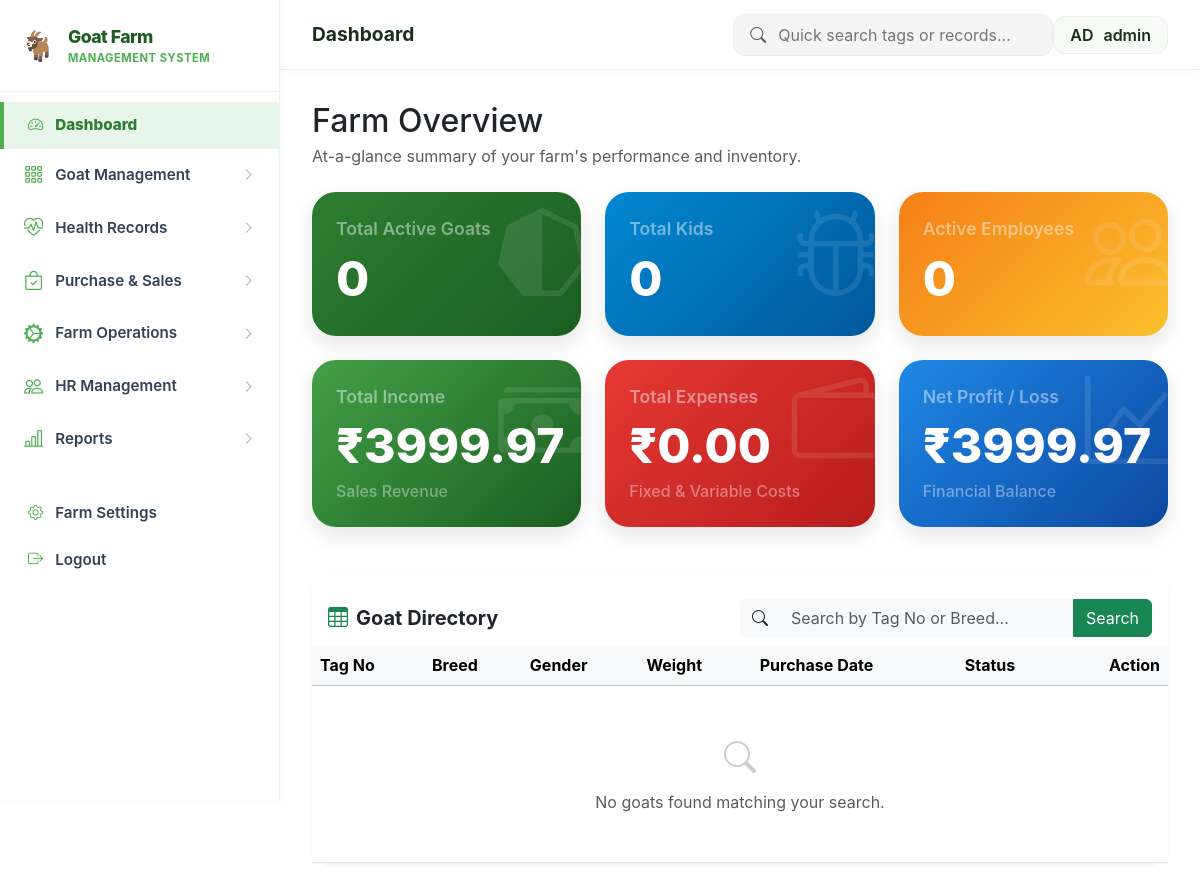
The page /dashboard (signed in) on the database as committed earlier.
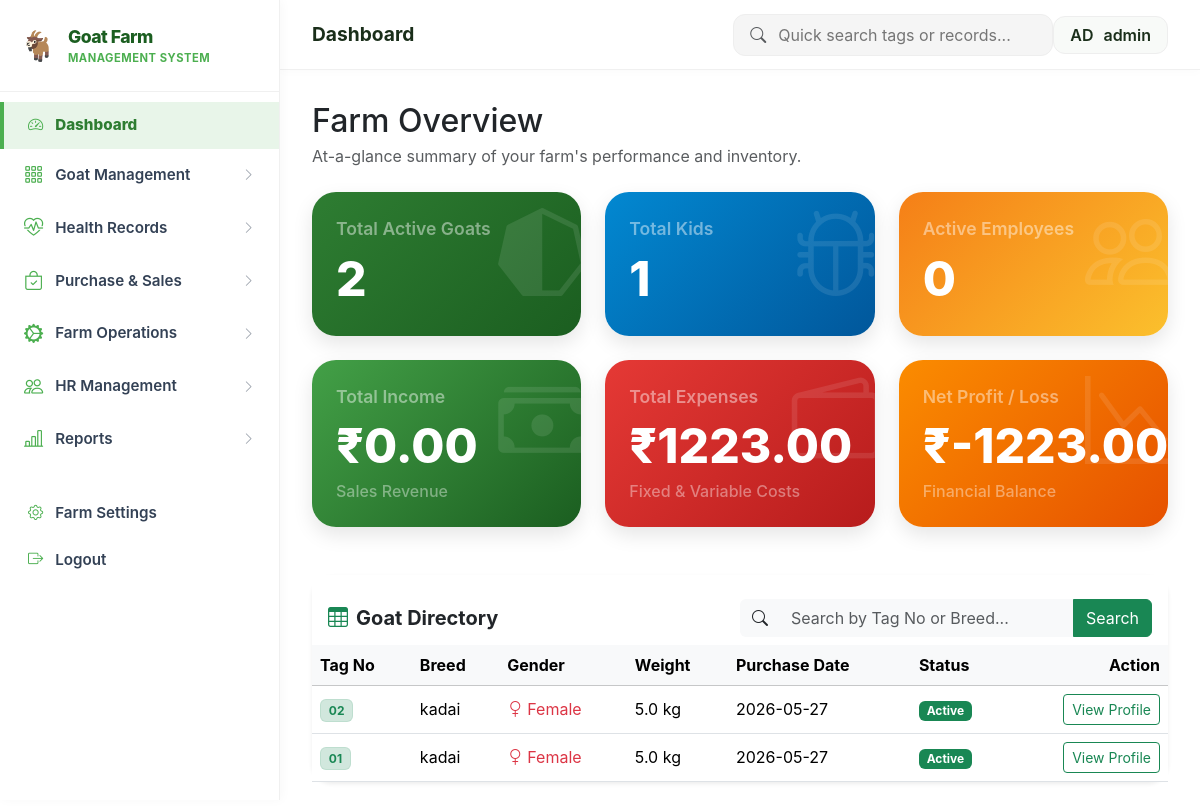
The same page on the database as committed later.
### tables this page shows
CREATE TABLE master_records (
                id INTEGER PRIMARY KEY AUTOINCREMENT,
                si_no TEXT, tag_no TEXT NOT NULL, breed TEXT, breed_percent TEXT,
                status TEXT, sold TEXT, expired TEXT, gender TEXT, purchase_date DATE,
                color TEXT, weight_kg REAL, purchase_amount REAL, insurance_date DATE,
                vaccination TEXT, vaccination_period TEXT, medicine TEXT, medicine_period TEXT,
                feed TEXT, feed_amount TEXT, mating_date DATE, mating_goat_no TEXT,
                goat_week_period TEXT, delivery_date DATE, new_goat_gender TEXT,
                new_goat_color TEXT, birth_weight REAL, selling_date DATE, selling_weight REAL,
                selling_price REAL, mortality_date DATE, mortality_weight REAL,
                mortality_reason TEXT, insurance_claim_amount REAL, insurance_inform_date DATE,
                insurance_claim_date DATE
            , kit_status TEXT DEFAULT 'No');

### Project_goatfarm.py (the view)
@app.route('/')
@app.route('/dashboard')
def dashboard():
    db = get_db()
    start_date = request.args.get('start_date', '')
    end_date = request.args.get('end_date', '')
    search_q = request.args.get('search', '')
    total_goats = db.execute("SELECT COUNT(*) FROM master_records WHERE status = 'Active'").fetchone()[0] or 0
    total_kids = db.execute("SELECT COUNT(*) FROM kid_records").fetchone()[0] or 0
    total_employees = db.execute("SELECT COUNT(*) FROM employees WHERE status = 'Active'").fetchone()[0] or 0
    income = db.execute("SELECT SUM(sold_price) FROM sales_records").fetchone()[0] or 0.0
    exp_goat = db.execute("SELECT SUM(price) FROM purchases").fetchone()[0] or 0.0
    exp_feed = db.execute("SELECT SUM(total_cost) FROM feed_inventory").fetchone()[0] or 0.0
    exp_med = db.execute("SELECT SUM(cost) FROM medicine_purchases").fetchone()[0] or 0.0
    exp_vac = db.execute("SELECT SUM(cost) FROM vaccine_purchases").fetchone()[0] or 0.0
    exp_salary = db.execute("SELECT SUM(net_salary) FROM salary_payments").fetchone()[0] or 0.0
    exp_maint = db.execute("SELECT SUM(service_cost) FROM equipment_services").fetchone()[0] or 0.0
    exp_gen = db.execute("SELECT SUM(amount) FROM expenses WHERE status='Approved'").fetchone()[0] or 0.0
    expense = exp_goat + exp_feed + exp_med + exp_vac + exp_salary + exp_maint + exp_gen
    profit = income - expense
    searched_goat = None
    if search_q:
        searched_goat = db.execute("SELECT * FROM master_records WHERE tag_no = ?", (search_q.strip(),)).fetchone()
        goats = db.execute("SELECT * FROM master_records WHERE tag_no LIKE ? OR breed LIKE ? ORDER BY purchase_date DESC",
                          (f"%{search_q}%", f"%{search_q}%")).fetchall()
    else:
        goats = db.execute("SELECT * FROM master_records ORDER BY id DESC LIMIT 10").fetchall()
    return render_template('dashboard.html',
        income=income, expense=expense, profit=profit,
        total_goats=total_goats, total_kids=total_kids, total_employees=total_employees,
        goats=goats, search_q=search_q, searched_goat=searched_goat)

### templates/dashboard.html (shortened to what this page needs)
{% extends 'layout.html' %}
{% block page_title %}Dashboard{% endblock %}
{% block content %}
<div class="page-header mb-4">
    <h2 class="fw-800 text-dark mb-1">Farm Overview</h2>
    <p class="text-muted mb-0">At-a-glance summary of your farm's performance and inventory.</p>
</div>
<div class="row g-4 mb-4">
    <div class="col-md-4">
        <div class="stat-card" style="background: linear-gradient(135deg, #2e7d32, #1b5e20);">
            <i class="bi bi-heptagon-half stat-icon text-white-50"></i>
            <div class="stat-label text-white-50">Total Active Goats</div>
            <div class="stat-value text-white">{{ total_goats }}</div>
        </div>
    </div>
    <div class="col-md-4">
        <div class="stat-card" style="background: linear-gradient(135deg, #0288d1, #01579b);">
            <i class="bi bi-bug stat-icon text-white-50"></i>
            <div class="stat-label text-white-50">Total Kids</div>
            <div class="stat-value text-white">{{ total_kids }}</div>
        </div>
    </div>
    <div class="col-md-4">
        <div class="stat-card" style="background: linear-gradient(135deg, #f57f17, #fbc02d);">
            <i class="bi bi-people stat-icon text-white-50"></i>
            <div class="stat-label text-white-50">Active Employees</div>
            <div class="stat-value text-white">{{ total_employees }}</div>
        </div>
    </div>
</div>
<div class="row g-4 mb-5">
    <div class="col-md-4">
        <div class="stat-card" style="background: linear-gradient(135deg, #43a047, #1b5e20);">
            <i class="bi bi-cash-stack stat-icon text-white-50"></i>
            <div class="stat-label text-white-50">Total Income</div>
            <div class="stat-value text-white">₹{{ "%.2f"|format(income) }}</div>
            <div class="stat-sub text-white-50">Sales Revenue</div>
        </div>
    </div>
    <div class="col-md-4">
        <div class="stat-card" style="background: linear-gradient(135deg, #e53935, #b71c1c);">
            <i class="bi bi-wallet2 stat-icon text-white-50"></i>
            <div class="stat-label text-white-50">Total Expenses</div>
            <div class="stat-value text-white">₹{{ "%.2f"|format(expense) }}</div>
            <div class="stat-sub text-white-50">Fixed & Variable Costs</div>
        </div>
    </div>
    <div class="col-md-4">
        <div class="stat-card" style="background: linear-gradient(135deg, {% if profit >= 0 %}#1e88e5, #0d47a1{% else %}#fb8c00, #e65100{% endif %});">
            <i class="bi bi-graph-{% if profit >= 0 %}up{% else %}down{% endif %} stat-icon text-white-50"></i>
            <div class="stat-label text-white-50">Net Profit / Loss</div>
            <div class="stat-value text-white">₹{{ "%.2f"|format(profit) }}</div>
            <div class="stat-sub text-white-50">Financial Balance</div>
        </div>
    </div>
</div>
<div class="row mb-4">
    <div class="col-12">
        <div class="card border-0 shadow-sm">
            <div class="card-header bg-white border-0 pt-4 pb-2 d-flex justify-content-between align-items-center">
                <h5 class="fw-bold mb-0 text-dark"><i class="bi bi-table me-2 text-success"></i>Goat Directory</h5>
                <form action="{{ url_for('dashboard') }}" method="GET" class="d-flex w-50">
                    <div class="input-group">
                        <span class="input-group-text bg-light border-0"><i class="bi bi-search"></i></span>
                        <input type="text" name="search" class="form-control border-0 bg-light" placeholder="Search by Tag No or Breed..." value="{{ search_q }}">
                        <button class="btn btn-success" type="submit">Search</button>
                    </div>
                </form>
            </div>
            <div class="card-body p-0">
                <div class="table-responsive">
                    <table class="table table-hover align-middle mb-0">
                        <thead class="table-light">
                            <tr>
                                <th>Tag No</th>
                                <th>Breed</th>
                                <th>Gender</th>
                                <th>Weight</th>
                                <th>Purchase Date</th>
                                <th>Status</th>
                                <th class="text-end">Action</th>
                            </tr>
                        </thead>
                        <tbody>
                            {% for g in goats %}
                            <tr>
                                <td><span class="badge bg-success-subtle text-success border border-success border-opacity-10">{{ g.tag_no }}</span></td>
                                <td>{{ g.breed or 'N/A' }}</td>
                                <td>
                                    {% if g.gender == 'Male' %}
                                        <span class="text-primary"><i class="bi bi-gender-male me-1"></i>Male</span>
                                    {% else %}
                                        <span class="text-danger"><i class="bi bi-gender-female me-1"></i>Female</span>
                                    {% endif %}
                                </td>
                                <td>{{ g.weight_kg }} kg</td>
                                <td>{{ g.purchase_date }}</td>
                                <td>
                                    {% if g.status == 'Active' %}
                                        <span class="badge bg-success">Active</span>
                                    {% elif g.status == 'Sold' %}
                                        <span class="badge bg-warning text-dark">Sold</span>
                                    {% else %}
                                        <span class="badge bg-secondary">{{ g.status }}</span>
                                    {% endif %}
                                </td>
                                <td class="text-end">
                                    <a href="{{ url_for('goat_detail', tag_number=g.tag_no) }}" class="btn btn-sm btn-outline-success">View Profile</a>
                                </td>
                            </tr>
                            {% else %}
                            <tr>
                                <td colspan="7" class="text-center py-5 text-muted">
                                    <i class="bi bi-search d-block mb-2" style="font-size: 2rem; opacity: 0.3;"></i>
                                    No goats found matching your search.
                                </td>
                            </tr>
                            {% endfor %}
                        </tbody>
                    </table>
                </div>
            </div>
        </div>
    </div>
</div>
{% endblock %}

### templates/layout.html (shortened to what this page needs)
<!DOCTYPE html>
<html lang="en">
<head>
  <link rel="stylesheet" href="https://cdnjs.cloudflare.com/ajax/libs/font-awesome/6.4.2/css/all.min.css">
  <link rel="stylesheet" href="https://cdn.jsdelivr.net/npm/bootstrap-icons@1.11.1/font/bootstrap-icons.css">
  <link href="https://cdn.jsdelivr.net/npm/bootstrap@5.3.2/dist/css/bootstrap.min.css" rel="stylesheet">
  <link rel="stylesheet" href="{{ url_for('static', filename='css/style.css') }}">
</head>
<body>
<nav id="sidebar">
  <a href="{{ url_for('dashboard') }}" class="sidebar-brand">
    <span class="brand-icon">🐐</span>
    <div>
      <div class="brand-text">Goat Farm</div>
      <div class="brand-sub">Management System</div>
    </div>
  </a>
  <div class="sidebar-scrollable" style="height: calc(100vh - 100px); overflow-y: auto; padding-bottom: 40px;">
    <div style="padding-top:10px;">
      <a href="{{ url_for('dashboard') }}" class="sidebar-direct {% if request.endpoint == 'dashboard' %}active{% endif %}">
        <span class="link-icon"><i class="bi bi-speedometer2"></i></span> Dashboard
      </a>
    </div>
    {% set goat_ep = ['goats','goat_detail','master','master_add','master_edit','kid','kid_add','kid_edit','kit','records','add_record','edit_record'] %}
    <button class="nav-group-header {% if request.endpoint in goat_ep %}open{% endif %}" onclick="toggleGroup(this)">
      <span class="group-icon"><i class="bi bi-grid-3x3-gap"></i></span> Goat Management
      <span class="chevron"><i class="bi bi-chevron-right"></i></span>
    </button>
    {% set health_ep = ['medicine','medicine_add','medicine_edit','vaccine','vaccine_add','vaccine_edit','mortality','mortality_add','mortality_edit','doctor','doctor_add','doctor_edit'] %}
    <button class="nav-group-header {% if request.endpoint in health_ep %}open{% endif %}" onclick="toggleGroup(this)">
      <span class="group-icon"><i class="bi bi-heart-pulse"></i></span> Health Records
      <span class="chevron"><i class="bi bi-chevron-right"></i></span>
    </button>
    {% set sales_ep = ['sales','sales_add','sales_edit','purchases','purchase_add','purchase_edit','invoice','equipment_purchases'] %}
    <button class="nav-group-header {% if request.endpoint in sales_ep %}open{% endif %}" onclick="toggleGroup(this)">
      <span class="group-icon"><i class="bi bi-bag-check"></i></span> Purchase & Sales
      <span class="chevron"><i class="bi bi-chevron-right"></i></span>
    </button>
    {% set farm_ep = ['feed','feed_add','feed_edit','expenses','expense_add','equipment','equipment_add','equipment_edit','equipment_detail','pnl'] %}
    <button class="nav-group-header {% if request.endpoint in farm_ep %}open{% endif %}" onclick="toggleGroup(this)">
      <span class="group-icon"><i class="bi bi-gear-wide-connected"></i></span> Farm Operations
      <span class="chevron"><i class="bi bi-chevron-right"></i></span>
    </button>
    {% set hr_ep = ['employees','employee_add','employee_edit','employee_detail','attendance_view','attendance_summary','wages_list','wages_edit','salary_calculate'] %}
    <button class="nav-group-header {% if request.endpoint in hr_ep %}open{% endif %}" onclick="toggleGroup(this)">
      <span class="group-icon"><i class="bi bi-people"></i></span> HR Management
      <span class="chevron"><i class="bi bi-chevron-right"></i></span>
    </button>
    {% set rep_ep = ['salary_report','attendance_summary','pnl_report'] %}
    <button class="nav-group-header {% if request.endpoint in rep_ep %}open{% endif %}" onclick="toggleGroup(this)">
      <span class="group-icon"><i class="bi bi-bar-chart-line"></i></span> Reports
      <span class="chevron"><i class="bi bi-chevron-right"></i></span>
    </button>
    <div class="mt-4">
      <a href="{{ url_for('farm_settings') }}" class="sidebar-direct {% if request.endpoint == 'farm_settings' %}active{% endif %}">
        <span class="link-icon"><i class="bi bi-gear"></i></span> Farm Settings
      </a>
      <a href="{{ url_for('logout') }}" class="sidebar-direct">
        <span class="link-icon"><i class="bi bi-box-arrow-right"></i></span> Logout
      </a>
    </div>
  </div>
</nav>
<div id="topbar">
  <div class="topbar-title">{% block page_title %}{% endblock %}</div>
  <form action="{{ url_for('dashboard') }}" method="GET" class="topbar-search d-none d-md-flex">
    <i class="bi bi-search text-muted"></i>
    <input type="text" name="search" class="border-0 bg-transparent w-100" style="outline:none;" placeholder="Quick search tags or records..." value="{{ request.args.get('search', '') }}">
  </form>
  <div class="ms-auto d-flex align-items-center gap-3">
    <a href="{{ url_for('farm_settings') }}" class="topbar-user">
      <div class="user-avatar">AD</div>
      <span class="d-none d-sm-inline">{{ session.username or 'Admin' }}</span>
    </a>
  </div>
</div>
<main id="main-content">
  <div class="page-body">
    {% block content %}{% endblock %}
  </div>
</main>
</body>
</html>

Rows that differ between the two databases and show on the page:
added master_records: tag_no "02", breed "kadai", gender "F" (drawn), weight_kg "5.0", purchase_date "2026-05-27", status "Active"
added master_records: tag_no "01", breed "kadai", gender "M" (drawn), weight_kg "5.0", purchase_date "2026-05-27", status "Active"
Other text that changed with them:
{{ total_goats }}: "0" → "2"
{{ total_kids }}: "0" → "1"
{{ "%.2f"|format(income) }}: "3999.97" → "0.00"
{{ "%.2f"|format(expense) }}: "0.00" → "1223.00"
{{ "%.2f"|format(profit) }}: "3999.97" → "-1223.00"
text no longer shown: "No goats found matching your search."
